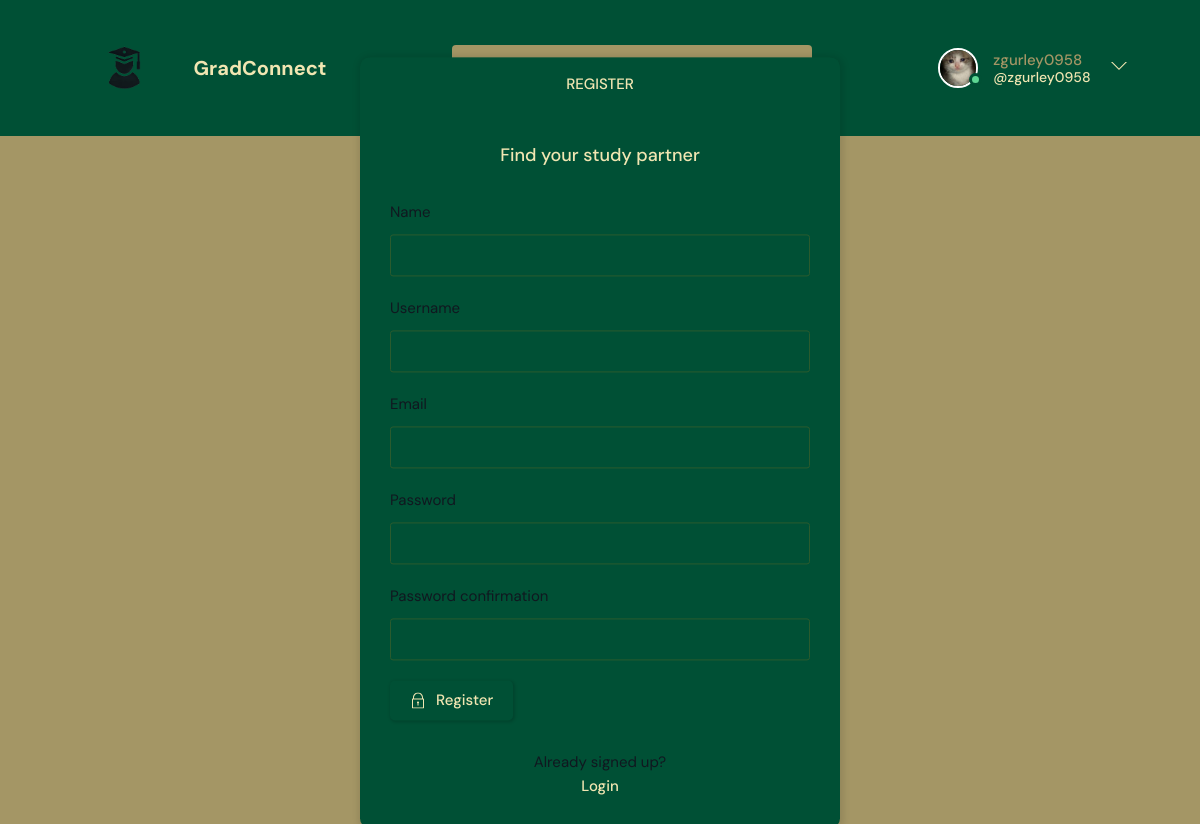
Screenshot of /register/ (signed in) with the database file from the repository.
### base/models.py (models this page shows)
class User(AbstractUser):
    name = models.CharField(max_length=200, null=True)
    email = models.EmailField(unique=True, null=True)
    bio = models.TextField(null=True)
    skills = models.ManyToManyField(Skill, related_name="users", blank=True)
    avatar = models.ImageField(null=True, default="avatar.svg")
    USERNAME_FIELD = 'email'
    REQUIRED_FIELDS = ['username']

### base/views.py (the view, shortened to what this page needs)
# urls.py: path('register/', views.registerPage, name="register"),
def registerPage(request):
    form = MyUserCreationForm()
    return render(request, 'base/login_register.html', {'form': form})

### base/forms.py
class MyUserCreationForm(UserCreationForm):
    class Meta:
        model = User
        fields = ['name', 'username', 'email', 'password1', 'password2']

### base/templates/base/login_register.html (shortened to what this page needs)
{% extends 'main.html' %}
{% block content %}
<main class="auth layout">
  {% if page == 'login' %}
  <div class="container">
    <div class="layout__box">
      <div class="layout__boxHeader">
        <div class="layout__boxTitle">
          <h3>Login</h3>
        </div>
      </div>
      <div class="layout__body">
        <h2 class="auth__tagline">Find your study partner</h2>
        <form class="form" action="" method="POST">
          {% csrf_token %}
          <div class="form__group form__group">
            <label for="room_name">Email</label>
            <input id="username" name="email" type="email" placeholder="e.g. your_name@email.com">
          </div>
          <div class=" form__group">
            <label for="password">Password</label>
            <input id="password" name="password" type="password"
              placeholder="&bull;&bull;&bull;&bull;&bull;&bull;&bull;&bull;" />
          </div>
          <button class="btn btn--main" type="submit">
            <svg version="1.1" xmlns="http://www.w3.org/2000/svg" width="32" height="32" viewBox="0 0 32 32">
              <title>lock</title>
              <path
                d="M27 12h-1v-2c0-5.514-4.486-10-10-10s-10 4.486-10 10v2h-1c-0.553 0-1 0.447-1 1v18c0 0.553 0.447 1 1 1h22c0.553 0 1-0.447 1-1v-18c0-0.553-0.447-1-1-1zM8 10c0-4.411 3.589-8 8-8s8 3.589 8 8v2h-16v-2zM26 30h-20v-16h20v16z">
              </path>
              <path
                d="M15 21.694v4.306h2v-4.306c0.587-0.348 1-0.961 1-1.694 0-1.105-0.895-2-2-2s-2 0.895-2 2c0 0.732 0.413 1.345 1 1.694z">
              </path>
            </svg>
            Login
          </button>
        </form>
        <div class="auth__action">
          <p>Haven't signed up yet?</p>
          <a href="{% url 'register' %}" class="btn btn--link-yellow">Sign Up</a>
        </div>
      </div>
    </div>
  </div>
  {% else %}
  <div class="container">
    <div class="layout__box">
      <div class="layout__boxHeader">
        <div class="layout__boxTitle">
          <h3>Register</h3>
        </div>
      </div>
      <div class="layout__body">
        <h2 class="auth__tagline">Find your study partner</h2>
        <form class="form" action="" method="POST">
          {% for field in form %}
          <div class="form__group form__group">
            <label for="room_name">{{field.label}}</label>
            {{field}}
          </div>
          {% endfor %}
          <button class="btn btn--main" type="submit">
            Register
          </button>
        </form>
        <div class="auth__action">
          <p>Already signed up?</p>
          <a href="{% url 'login' %}" class="btn btn--link-yellow">Login</a>
        </div>
      </div>
    </div>
  </div>
  {% endif %}
</main>
{% endblock content %}

### templates/navbar.html (shortened to what this page needs)
{% load static %}
<header class="header header--loggedIn">
    <div class="container">
        <a href="{% url 'home' %}" class="header__logo">
            <img src="{% static 'images/Screenshot_2024-12-02_162935-removebg-preview (1).png' %}" style="min-width: 100px; min-height: 80px" />
            <h1>GradConnect</h1>
        </a>
        <form class="header__search" method="GET" action="{% url 'home' %}">
            <label>
            </label>
        </form>
        <nav class="header__menu">
            {% if request.user.is_authenticated %}
            <div class="header__user">
                <a href="{% url 'update-user' %}">
                    <div class="avatar avatar--medium active">
                        <img src="{{request.user.avatar.url}}" />
                    </div>
                    <p>{{request.user.username}} <span>@{{request.user.username}}</span></p>
                </a>
                <button class="dropdown-button">
                    <svg version="1.1" xmlns="http://www.w3.org/2000/svg" width="32" height="32" viewBox="0 0 32 32">
                        <title>chevron-down</title>
                        <path d="M16 21l-13-13h-3l16 16 16-16h-3l-13 13z"></path>
                    </svg>
                </button>
            </div>
            {% else %}
            <a href="{% url 'login' %}">
                <img src="{% static 'images/avatar.svg' %}" />
                <p>Login</p>
            </a>
            {% endif %}
        </nav>
    </div>
</header>

### rows the page displays
User: user.avatar (picture), user.username "zgurley0958"

### other values shown
{{ field.label }} "Name" "Username" "Email" "Password" "Password confirmation"
